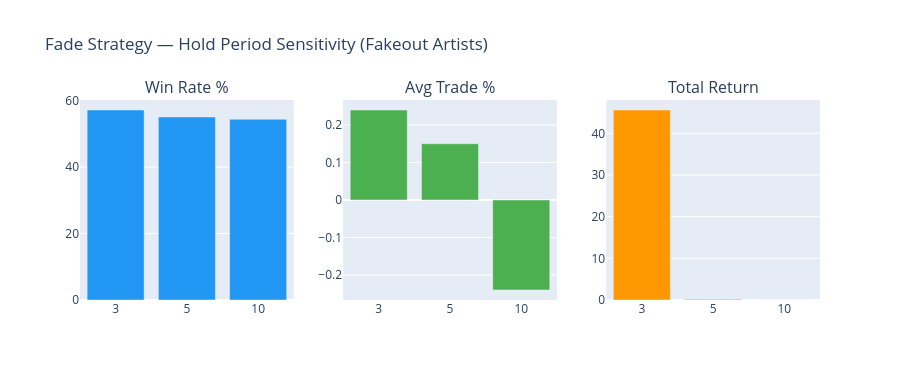

The code cell stored with this chart in its notebook:
### Markdown cell above
## 6. Hold-period sensitivity — does 3d, 5d, 10d matter?

### Code cell
hold_stats = []
for h in FADE_HOLD_DAYS:
    r = fade_backtest(fakeout_syms, close, hold_days=h)
    hold_stats.append({
        'Hold Days': h,
        'Win Rate %': round((r > 0).mean()*100, 1),
        'Avg Trade %': round(r.mean()*100, 2),
        'Total Return': round((1+r).prod(), 3)
    })

hold_df = pd.DataFrame(hold_stats)

fig = make_subplots(rows=1, cols=3, subplot_titles=['Win Rate %', 'Avg Trade %', 'Total Return'])
colors = ['#2196F3', '#4CAF50', '#FF9800']
for i, col in enumerate(['Win Rate %', 'Avg Trade %', 'Total Return'], 1):
    fig.add_trace(
        go.Bar(x=hold_df['Hold Days'].astype(str), y=hold_df[col],
               marker_color=colors[i-1], showlegend=False),
        row=1, col=i
    )
fig.update_layout(
    title='Fade Strategy — Hold Period Sensitivity (Fakeout Artists)',
    height=380
)
fig.show()
hold_df

### Figure 1 — Plotly figure (JSON) as saved in the notebook; plotly's stock layout.template omitted (floating-point values rounded to 4 significant figures)
{"data": [{"marker": {"color": "#2196F3"}, "showlegend": false, "type": "bar", "x": ["3", "5", "10"], "xaxis": "x", "y": [57.2, 55.1, 54.4], "yaxis": "y"}, {"marker": {"color": "#4CAF50"}, "showlegend": false, "type": "bar", "x": ["3", "5", "10"], "xaxis": "x2", "y": [0.24, 0.15, -0.24], "yaxis": "y2"}, {"marker": {"color": "#FF9800"}, "showlegend": false, "type": "bar", "x": ["3", "5", "10"], "xaxis": "x3", "y": [45.6, 0.207, 0.0], "yaxis": "y3"}], "layout": {"annotations": [{"font": {"size": 16}, "showarrow": false, "text": "Win Rate %", "x": 0.1444, "xanchor": "center", "xref": "paper", "y": 1, "yanchor": "bottom", "yref": "paper"}, {"font": {"size": 16}, "showarrow": false, "text": "Avg Trade %", "x": 0.5, "xanchor": "center", "xref": "paper", "y": 1, "yanchor": "bottom", "yref": "paper"}, {"font": {"size": 16}, "showarrow": false, "text": "Total Return", "x": 0.8556, "xanchor": "center", "xref": "paper", "y": 1, "yanchor": "bottom", "yref": "paper"}], "height": 380, "title": {"text": "Fade Strategy — Hold Period Sensitivity (Fakeout Artists)"}, "xaxis": {"anchor": "y", "domain": [0, 0.2889]}, "xaxis2": {"anchor": "y2", "domain": [0.3556, 0.6444]}, "xaxis3": {"anchor": "y3", "domain": [0.7111, 1]}, "yaxis": {"anchor": "x", "domain": [0, 1]}, "yaxis2": {"anchor": "x2", "domain": [0, 1]}, "yaxis3": {"anchor": "x3", "domain": [0, 1]}}}
